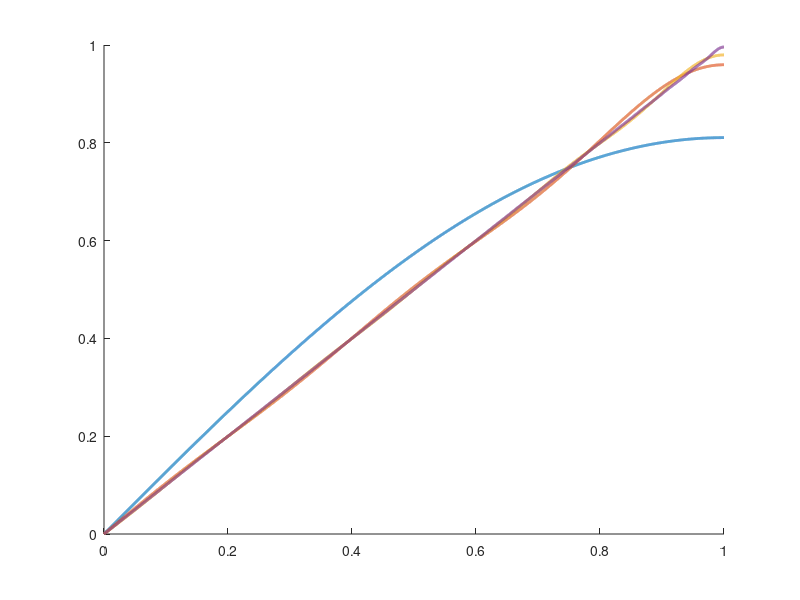

MATLAB code to generate this figure: (Note: this script raises an error after producing the figure.)
%% This script solves HW4 Problem 2

% Cristina Riso, criso@gatech.edu

clearvars
close all
clc

% color-blind-friedly colors
c1 = [0.0000, 0.4470, 0.7410];
c2 = [0.8500, 0.3250, 0.0980];


%% Problem parameters

% beam length (m)
l = 1.0;

% number of modes to be retained
N = [1, 5, 10, 50];

% indices of modes 
i = 1:N(end);

% normalized space domain (-)
x_over_l = 0:0.0001:1.0; n_x = length(x_over_l);


%% Q3 - Verify convergence of initial twist angle graphically

% open plot
fig = figure(100); hold all; set(fig,'Position',[0 0 1200 900]); 

% loop the maximum number of modes
for j = 1:length(N)
    
    % initialize initial twist angle
    theta_0 = zeros(1,n_x);
   
    % loop the modes
    for n = 1:N(j)
        
        % sum current modal contribution
        theta_0 = theta_0+sin((2*n-1)*pi*x_over_l/2.0)/((2*n-1)^2)*(-1)^(n+1);
        
    end
    
    % multiply by constants
    theta_0 = theta_0*8.0/(pi^2);
    
    % note that each curve in the plot is NOT an individual modal
    % contribution but the overall initial twist angle obtained by
    % considering the first N modes
    
    % plot the approximate initial twist angle
    plot(x_over_l,theta_0,'-','LineWidth',2);
    
end

ax = gca; ax.FontSize = 28; axis([x_over_l(1) x_over_l(end) 0.0 1.0]); yticks(0:0.2:1.0);
hleg = legend('$N = 1$','$N = 5$','$N = 10$','$N = 50$','Interpreter','latex'); set(hleg,'Location','NorthWest'); 
ylabel('$\theta(x,0)/\bar{\theta}$ (-)','Interpreter','latex'); xlabel('$x/l$ (-)','Interpreter','latex');
f = gcf; exportgraphics(f,'theta_0.pdf','Resolution',300);